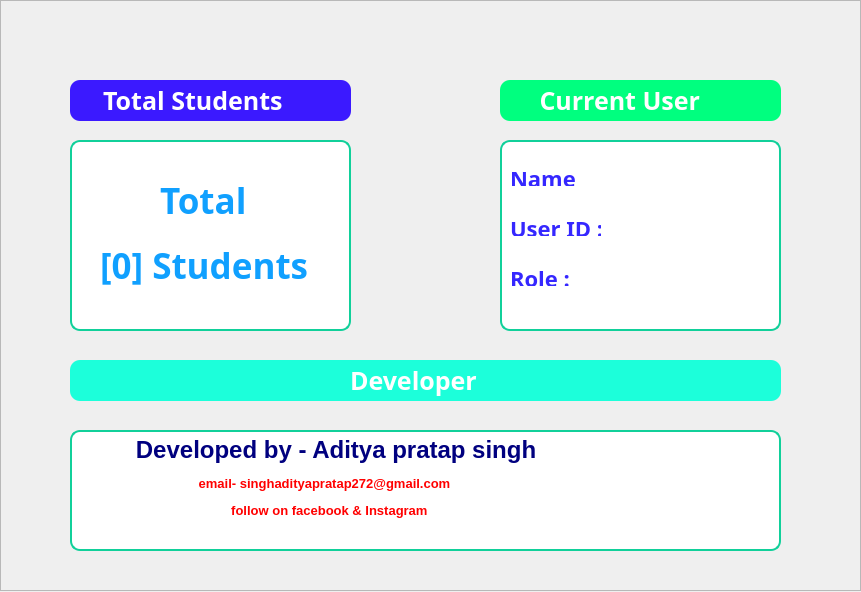
<?xml version="1.0" encoding="UTF-8"?>
<ui version="4.0">
 <class>Form</class>
 <widget class="QWidget" name="Form">
  <property name="geometry">
   <rect>
    <x>0</x>
    <y>0</y>
    <width>861</width>
    <height>592</height>
   </rect>
  </property>
  <property name="windowTitle">
   <string>Form</string>
  </property>
  <widget class="QFrame" name="framelogmain2">
   <property name="geometry">
    <rect>
     <x>0</x>
     <y>0</y>
     <width>861</width>
     <height>591</height>
    </rect>
   </property>
   <property name="styleSheet">
    <string notr="true"/>
   </property>
   <property name="frameShape">
    <enum>QFrame::StyledPanel</enum>
   </property>
   <property name="frameShadow">
    <enum>QFrame::Raised</enum>
   </property>
   <widget class="QFrame" name="frame">
    <property name="geometry">
     <rect>
      <x>70</x>
      <y>80</y>
      <width>281</width>
      <height>41</height>
     </rect>
    </property>
    <property name="styleSheet">
     <string notr="true">#frame{
  background:#3b19ff;
  border-radius:10px;
}</string>
    </property>
    <property name="frameShape">
     <enum>QFrame::StyledPanel</enum>
    </property>
    <property name="frameShadow">
     <enum>QFrame::Raised</enum>
    </property>
    <widget class="QLabel" name="label_8">
     <property name="geometry">
      <rect>
       <x>20</x>
       <y>10</y>
       <width>221</width>
       <height>21</height>
      </rect>
     </property>
     <property name="font">
      <font>
       <family>MS Reference Sans Serif</family>
       <pointsize>-1</pointsize>
       <weight>75</weight>
       <bold>true</bold>
      </font>
     </property>
     <property name="styleSheet">
      <string notr="true">#label_8{
  color:#fff;
  font-size:25px;
}</string>
     </property>
     <property name="text">
      <string>  Total Students</string>
     </property>
    </widget>
   </widget>
   <widget class="QFrame" name="frame_2">
    <property name="geometry">
     <rect>
      <x>70</x>
      <y>140</y>
      <width>281</width>
      <height>191</height>
     </rect>
    </property>
    <property name="styleSheet">
     <string notr="true">#frame_2{
 background:#fff;
 border-radius:10px;
  box-shadow: 0 0 5px 5px #8d8e8d;
  border: 2px solid #11d09a;
}</string>
    </property>
    <property name="frameShape">
     <enum>QFrame::StyledPanel</enum>
    </property>
    <property name="frameShadow">
     <enum>QFrame::Raised</enum>
    </property>
    <widget class="QLabel" name="label_9">
     <property name="geometry">
      <rect>
       <x>90</x>
       <y>40</y>
       <width>101</width>
       <height>41</height>
      </rect>
     </property>
     <property name="font">
      <font>
       <family>MV Boli</family>
       <pointsize>-1</pointsize>
       <weight>75</weight>
       <bold>true</bold>
      </font>
     </property>
     <property name="styleSheet">
      <string notr="true">#label_9{
 color:#10a0ff;
 font-size:35px;
}</string>
     </property>
     <property name="text">
      <string>Total</string>
     </property>
    </widget>
    <widget class="QLabel" name="label_10">
     <property name="geometry">
      <rect>
       <x>30</x>
       <y>100</y>
       <width>241</width>
       <height>51</height>
      </rect>
     </property>
     <property name="font">
      <font>
       <family>MV Boli</family>
       <pointsize>-1</pointsize>
       <weight>75</weight>
       <bold>true</bold>
      </font>
     </property>
     <property name="styleSheet">
      <string notr="true">#label_10{
 color:#10a0ff;
 font-size:35px;
}</string>
     </property>
     <property name="text">
      <string>[0] Students</string>
     </property>
    </widget>
   </widget>
   <widget class="QFrame" name="frame_3">
    <property name="geometry">
     <rect>
      <x>500</x>
      <y>80</y>
      <width>281</width>
      <height>41</height>
     </rect>
    </property>
    <property name="styleSheet">
     <string notr="true">#frame_3{
  background:#00ff7f;
  border-radius:10px;
}</string>
    </property>
    <property name="frameShape">
     <enum>QFrame::StyledPanel</enum>
    </property>
    <property name="frameShadow">
     <enum>QFrame::Raised</enum>
    </property>
    <widget class="QLabel" name="label_11">
     <property name="geometry">
      <rect>
       <x>20</x>
       <y>10</y>
       <width>231</width>
       <height>21</height>
      </rect>
     </property>
     <property name="font">
      <font>
       <family>MS Reference Sans Serif</family>
       <pointsize>-1</pointsize>
       <weight>75</weight>
       <bold>true</bold>
      </font>
     </property>
     <property name="styleSheet">
      <string notr="true">#label_11{
  color:#fff;
  font-size:25px;
}</string>
     </property>
     <property name="text">
      <string>   Current User</string>
     </property>
    </widget>
   </widget>
   <widget class="QFrame" name="frame_4">
    <property name="geometry">
     <rect>
      <x>500</x>
      <y>140</y>
      <width>281</width>
      <height>191</height>
     </rect>
    </property>
    <property name="styleSheet">
     <string notr="true">#frame_4{
 background:#fff;
 border-radius:10px;
  box-shadow: 0 0 5px 5px #8d8e8d;
  border: 2px solid #11d09a;
}</string>
    </property>
    <property name="frameShape">
     <enum>QFrame::StyledPanel</enum>
    </property>
    <property name="frameShadow">
     <enum>QFrame::Raised</enum>
    </property>
    <widget class="QLabel" name="label_12">
     <property name="geometry">
      <rect>
       <x>10</x>
       <y>30</y>
       <width>71</width>
       <height>16</height>
      </rect>
     </property>
     <property name="font">
      <font>
       <family>Monotype Corsiva</family>
       <pointsize>-1</pointsize>
       <weight>75</weight>
       <bold>true</bold>
      </font>
     </property>
     <property name="styleSheet">
      <string notr="true">#label_12{
 font-size:22px;
color:#3527ff;
}</string>
     </property>
     <property name="text">
      <string>Name :</string>
     </property>
    </widget>
    <widget class="QLabel" name="label_13">
     <property name="geometry">
      <rect>
       <x>10</x>
       <y>80</y>
       <width>91</width>
       <height>16</height>
      </rect>
     </property>
     <property name="font">
      <font>
       <family>Monotype Corsiva</family>
       <pointsize>-1</pointsize>
       <weight>75</weight>
       <bold>true</bold>
      </font>
     </property>
     <property name="styleSheet">
      <string notr="true">#label_13{
 font-size:22px;
color:#3527ff;
}</string>
     </property>
     <property name="text">
      <string>User ID :</string>
     </property>
    </widget>
    <widget class="QLabel" name="label_14">
     <property name="geometry">
      <rect>
       <x>10</x>
       <y>130</y>
       <width>71</width>
       <height>16</height>
      </rect>
     </property>
     <property name="font">
      <font>
       <family>Monotype Corsiva</family>
       <pointsize>-1</pointsize>
       <weight>75</weight>
       <bold>true</bold>
      </font>
     </property>
     <property name="styleSheet">
      <string notr="true">#label_14{
 font-size:22px;
color:#3527ff;
}</string>
     </property>
     <property name="text">
      <string>Role :</string>
     </property>
    </widget>
    <widget class="QLabel" name="labelname">
     <property name="geometry">
      <rect>
       <x>90</x>
       <y>20</y>
       <width>181</width>
       <height>31</height>
      </rect>
     </property>
     <property name="font">
      <font>
       <family>Monotype Corsiva</family>
       <pointsize>-1</pointsize>
       <weight>75</weight>
       <bold>true</bold>
      </font>
     </property>
     <property name="styleSheet">
      <string notr="true">#labelname{
 font-size:22px;
color:#3527ff;
}</string>
     </property>
     <property name="text">
      <string/>
     </property>
    </widget>
    <widget class="QLabel" name="labelid">
     <property name="geometry">
      <rect>
       <x>110</x>
       <y>70</y>
       <width>151</width>
       <height>31</height>
      </rect>
     </property>
     <property name="font">
      <font>
       <family>Monotype Corsiva</family>
       <pointsize>-1</pointsize>
       <weight>75</weight>
       <bold>true</bold>
      </font>
     </property>
     <property name="styleSheet">
      <string notr="true">#labelid{
 font-size:22px;
color:#3527ff;
}</string>
     </property>
     <property name="text">
      <string/>
     </property>
    </widget>
    <widget class="QLabel" name="labelrole">
     <property name="geometry">
      <rect>
       <x>90</x>
       <y>120</y>
       <width>161</width>
       <height>31</height>
      </rect>
     </property>
     <property name="font">
      <font>
       <family>Monotype Corsiva</family>
       <pointsize>-1</pointsize>
       <weight>75</weight>
       <bold>true</bold>
      </font>
     </property>
     <property name="styleSheet">
      <string notr="true">#labelrole{
 font-size:22px;
color:#3527ff;
}</string>
     </property>
     <property name="text">
      <string/>
     </property>
    </widget>
   </widget>
   <widget class="QFrame" name="framedeveloper">
    <property name="geometry">
     <rect>
      <x>70</x>
      <y>360</y>
      <width>711</width>
      <height>41</height>
     </rect>
    </property>
    <property name="font">
     <font>
      <family>MS PGothic</family>
     </font>
    </property>
    <property name="styleSheet">
     <string notr="true">#framedeveloper{
 background:#1cffda;
 border-radius:10px;
}</string>
    </property>
    <property name="frameShape">
     <enum>QFrame::StyledPanel</enum>
    </property>
    <property name="frameShadow">
     <enum>QFrame::Raised</enum>
    </property>
    <widget class="QLabel" name="label_15">
     <property name="geometry">
      <rect>
       <x>280</x>
       <y>0</y>
       <width>151</width>
       <height>41</height>
      </rect>
     </property>
     <property name="font">
      <font>
       <family>MS Reference Sans Serif</family>
       <pointsize>-1</pointsize>
       <weight>75</weight>
       <bold>true</bold>
      </font>
     </property>
     <property name="styleSheet">
      <string notr="true">#label_15{
  color:#fff;
  font-size:25px;
}</string>
     </property>
     <property name="text">
      <string>Developer</string>
     </property>
    </widget>
   </widget>
   <widget class="QTextBrowser" name="textBrowser">
    <property name="geometry">
     <rect>
      <x>70</x>
      <y>430</y>
      <width>711</width>
      <height>121</height>
     </rect>
    </property>
    <property name="styleSheet">
     <string notr="true">#textBrowser{
 background:#fff;
 border-radius:10px;
  box-shadow: 0 0 5px 5px #8d8e8d;
  border: 2px solid #11d09a;
}</string>
    </property>
    <property name="html">
     <string>&lt;!DOCTYPE HTML PUBLIC &quot;-//W3C//DTD HTML 4.0//EN&quot; &quot;http://www.w3.org/TR/REC-html40/strict.dtd&quot;&gt;
&lt;html&gt;&lt;head&gt;&lt;meta name=&quot;qrichtext&quot; content=&quot;1&quot; /&gt;&lt;style type=&quot;text/css&quot;&gt;
p, li { white-space: pre-wrap; }
&lt;/style&gt;&lt;/head&gt;&lt;body style=&quot; font-family:'MS Shell Dlg 2'; font-size:7.8pt; font-weight:400; font-style:normal;&quot;&gt;
&lt;p style=&quot; margin-top:0px; margin-bottom:0px; margin-left:0px; margin-right:0px; -qt-block-indent:0; text-indent:0px;&quot;&gt;&lt;span style=&quot; font-size:18pt; font-weight:600; color:#00007f;&quot;&gt;         Developed by - Aditya pratap singh&lt;/span&gt;&lt;/p&gt;
&lt;p style=&quot; margin-top:12px; margin-bottom:12px; margin-left:0px; margin-right:0px; -qt-block-indent:0; text-indent:0px;&quot;&gt;&lt;span style=&quot; font-size:10pt; font-weight:600; color:#ff0000;&quot;&gt;                                  email- singhadityapratap272@gmail.com&lt;/span&gt;&lt;/p&gt;
&lt;p style=&quot; margin-top:12px; margin-bottom:12px; margin-left:0px; margin-right:0px; -qt-block-indent:0; text-indent:0px;&quot;&gt;&lt;span style=&quot; font-size:10pt; font-weight:600; color:#ff0000;&quot;&gt;                                           follow on facebook &amp;amp; Instagram&lt;/span&gt;&lt;/p&gt;&lt;/body&gt;&lt;/html&gt;</string>
    </property>
   </widget>
  </widget>
 </widget>
 <resources/>
 <connections/>
</ui>
